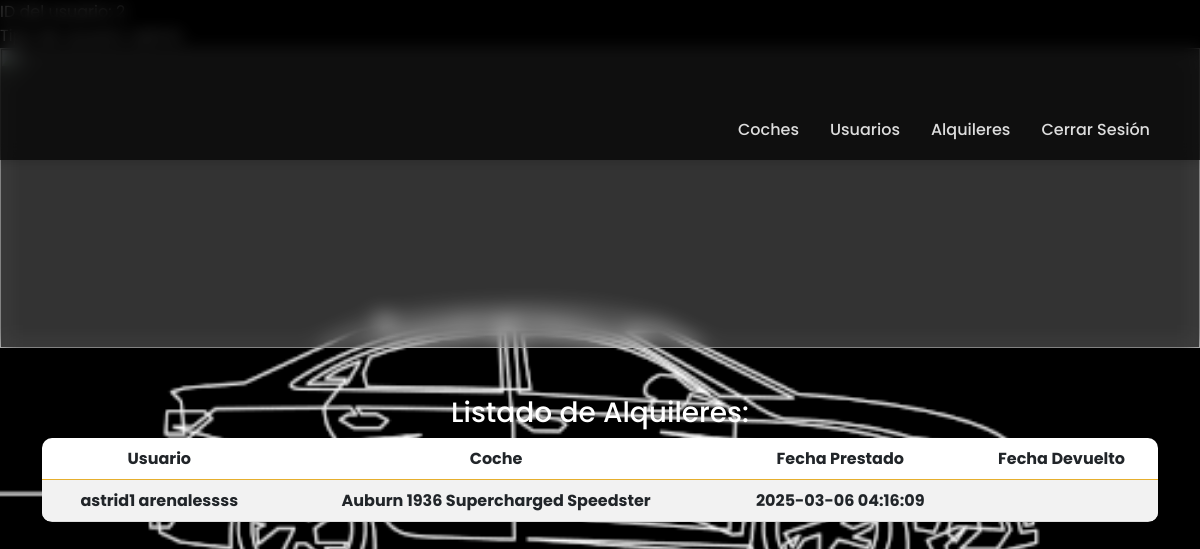
Page /alquileres/listar.php (signed in) on the committed database.
### tables this page shows
CREATE TABLE `alquileres` (
  `id_alquiler` int(10) UNSIGNED NOT NULL,
  `id_usuario` int(10) UNSIGNED DEFAULT NULL,
  `id_coche` int(10) UNSIGNED DEFAULT NULL,
  `prestado` datetime DEFAULT NULL,
  `devuelto` datetime DEFAULT NULL
);

CREATE TABLE `usuarios` (
  `id_usuario` int(10) UNSIGNED NOT NULL,
  `password` varchar(100) DEFAULT NULL,
  `nombre` varchar(50) DEFAULT NULL,
  `apellidos` varchar(50) DEFAULT NULL,
  `dni` varchar(9) DEFAULT NULL,
  `saldo` float DEFAULT NULL,
  `tipo_usuario` enum('comprador','vendedor','admin') NOT NULL DEFAULT 'comprador'
);

CREATE TABLE `coches` (
  `id_coche` int(10) UNSIGNED NOT NULL,
  `modelo` varchar(50) DEFAULT NULL,
  `marca` varchar(50) DEFAULT NULL,
  `color` varchar(50) DEFAULT NULL,
  `precio` float DEFAULT NULL,
  `alquilado` tinyint(1) DEFAULT NULL,
  `foto` varchar(300) DEFAULT NULL,
  `id_vendedor` int(10) UNSIGNED DEFAULT NULL
);

### alquileres/listar.php (the view, shortened to what this page needs)
<?php
require '../src/php/db.php';
$id_usuario = $_SESSION['usuario_id'];
$tipo_usuario = $_SESSION['tipo_usuario'];
echo 'Tipo de usuario: ' . $tipo_usuario . '<br>';
if ($tipo_usuario === 'admin') {
    $sql = "SELECT a.id_alquiler, u.nombre, u.apellidos, c.modelo, c.marca, a.prestado, a.devuelto
            FROM alquileres a
            JOIN usuarios u ON a.id_usuario = u.id_usuario
            JOIN coches c ON a.id_coche = c.id_coche";
} else {
    $sql = "SELECT a.id_alquiler, u.nombre, u.apellidos, c.modelo, c.marca, a.prestado, a.devuelto
            FROM alquileres a
            JOIN usuarios u ON a.id_usuario = u.id_usuario
            JOIN coches c ON a.id_coche = c.id_coche
            WHERE c.id_vendedor = $id_usuario";
}
$consulta = mysqli_query($conn, $sql);
$nfilas = mysqli_num_rows($consulta);
?>
<!DOCTYPE html>
<html lang="es">
<head>
    <link href="https://cdn.jsdelivr.net/npm/bootstrap@5.3.0-alpha1/dist/css/bootstrap.min.css" rel="stylesheet">
    <link rel="stylesheet" href="../src/css/general.css">
</head>
<body>
    <div class="banner">
        <img src="../src/img/banner.jpg">
    </div>
    <nav class="navbar navbar-expand-lg navbar-light">
        <div class="container">
            <div class="collapse navbar-collapse" id="navbarNav">
                <ul class="navbar-nav ms-auto">
                    <li class="nav-item">
                        <a class="nav-link" href="../coches/index.php">Coches</a>
                    </li>
                    <?php if (!isset($_SESSION['usuario_id'])): ?>
                        <li class="nav-item">
                            <a class="nav-link" href="../registro.php">Registro</a>
                        </li>
                        <li class="nav-item">
                            <a class="nav-link" href="../login.php">Iniciar Sesión</a>
                        </li>
                    <?php else: ?>
                        <?php if ($_SESSION['tipo_usuario'] == 'vendedor'): ?>
                            <li class="nav-item">
                                <a class="nav-link" href="index.php">Alquileres</a>
                            </li>
                        <?php elseif ($_SESSION['tipo_usuario'] == 'admin'): ?>
                            <li class="nav-item">
                                <a class="nav-link" href="../usuarios/index.php">Usuarios</a>
                            </li>
                            <li class="nav-item">
                                <a class="nav-link" href="index.php">Alquileres</a>
                            </li>
                        <?php endif; ?>
                        <li class="nav-item">
                            <a class="nav-link" href="../src/php/cerrar_sesion.php">Cerrar Sesión</a>
                        </li>
                    <?php endif; ?>
                </ul>
            </div>
        </div>
    </nav>
    <div class="container my-5" id="center">
        <h3>Listado de Alquileres:</h3>
        <?php if ($nfilas > 0): ?>
            <table class="table table-striped">
                <thead>
                    <tr>
                        <th>Usuario</th>
                        <th>Coche</th>
                        <th>Fecha Prestado</th>
                        <th>Fecha Devuelto</th>
                    </tr>
                </thead>
                <tbody>
                    <?php while ($row = mysqli_fetch_array($consulta)): ?>
                        <tr>
                            <td><?php echo htmlspecialchars($row['nombre'] . " " . $row['apellidos']); ?></td>
                            <td><?php echo htmlspecialchars($row['marca'] . " " . $row['modelo']); ?></td>
                            <td><?php echo htmlspecialchars($row['prestado']); ?></td>
                            <td><?php echo htmlspecialchars($row['devuelto']); ?></td>
                        </tr>
                    <?php endwhile; ?>
                </tbody>
            </table>
        <?php else: ?>
            <p>No se han encontrado alquileres en el sistema.</p>
        <?php endif; ?>
    </div>
</body>
</html>

### src/css/general.css (style rules this page uses)
body { background-color: #f8f9fa; font-family: 'Poppins', sans-serif; }
.banner { position: relative; width: 100%; height: 300px; overflow: hidden; display: flex; align-items: center; justify-content: center; }
.banner img { width: 100%; height: 100%; object-fit: cover; position: absolute; z-index: 1; }
.banner::before { content: ''; position: absolute; top: 0; left: 0; width: 100%; height: 100%; background: rgba(255, 255, 255, 0.2); backdrop-filter: blur(10px); -webkit-backdrop-filter: blur(10px); z-index: 2; }
nav { background: rgba(255, 255, 255, 0.9); box-shadow: 0 4px 6px rgba(0, 0, 0, 0.1); }
.navbar-nav { display: flex; flex-direction: row; align-items: center; }
.nav-item { margin-left: 15px; }
.nav-link { font-weight: 500; font-size: 1.1rem; color: #333; transition: color 0.3s ease; }
#center { justify-content: center; align-items: center; text-align: center; }

### alquileres/listar.php (style rules this page uses)
body { font-family: 'Poppins', sans-serif; background: url('../src/img/banner.gif') no-repeat center center fixed; background-size: cover; color: white; }
.navbar { position: fixed; width: 100%; top: 0; z-index: 1000; background: rgba(0, 0, 0, 0.7); backdrop-filter: blur(8px); padding: 10px 0; }
.nav-link { color: #ddd !important; font-size: 1rem; transition: 0.3s; }
.banner img { width: 100%; height: auto; max-height: 300px; object-fit: cover; }
.container { text-align: center; margin-top: 100px; }
table { background-color: rgba(0, 0, 0, 0.6); border-radius: 10px; width: 100%; overflow: hidden; }
th, td { padding: 12px; text-align: center; font-weight: bold; color: white; }
th { background-color: #444; color: #E6AF2E; border-bottom: 2px solid #E6AF2E; }
td { border-bottom: 1px solid #ddd; }
tr { transition: background-color 0.3s ease; }
.table-striped tbody tr:nth-of-type(odd) { background-color: #fff; color: black; }

### rows in the picture
alquileres: id_usuario.apellidos "astrid1 arenalessss", id_coche.modelo "Auburn 1936 Supercharged Speedster", prestado "2025-03-06 04:16:09"
